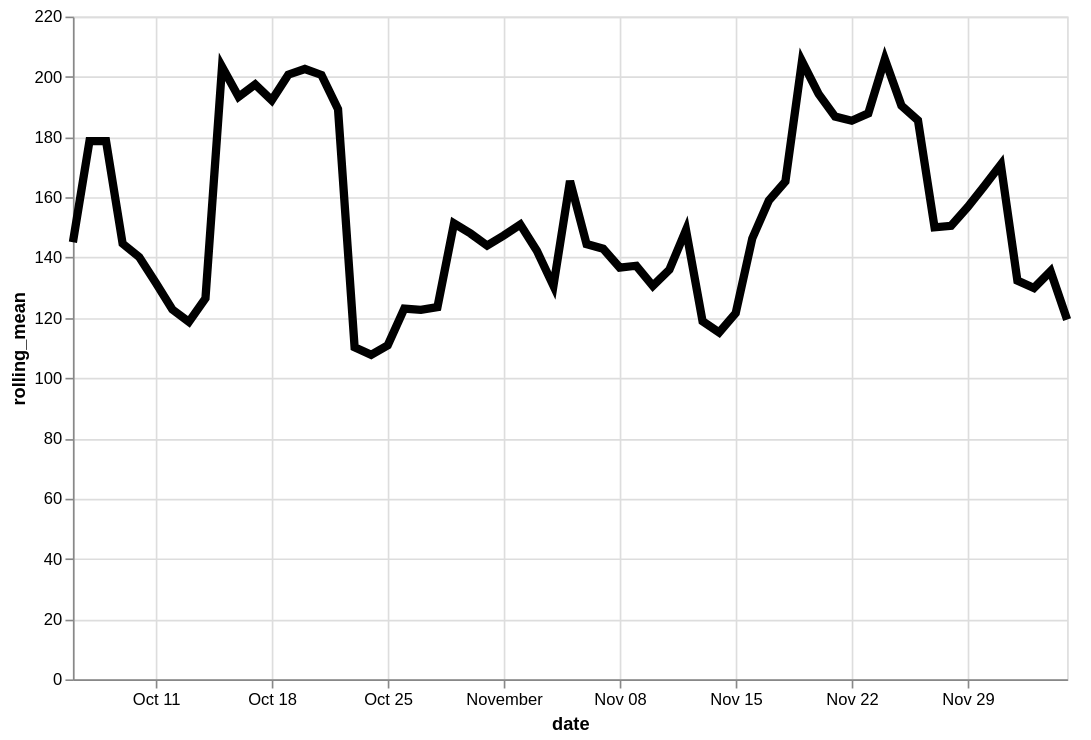

Specify this chart in Vega-Lite:
### Vega-Lite specification from a JSON file in a GitHub repository (floating-point values rounded to 4 significant figures)
{"config": {"view": {"continuousWidth": 400, "continuousHeight": 300}}, "data": {"name": "data-33dfe8dae031380b4d0813809fd8dc37"}, "mark": {"type": "line", "color": "black", "size": 5}, "encoding": {"x": {"type": "temporal", "field": "date"}, "y": {"type": "quantitative", "field": "rolling_mean"}}, "height": 400, "transform": [{"window": [{"op": "mean", "field": "logavg", "as": "rolling_mean"}], "frame": [-7, 0]}], "width": 600, "$schema": "https://vega.github.io/schema/vega-lite/v4.8.1.json", "datasets": {"data-33dfe8dae031380b4d0813809fd8dc37": [{"date": "2020-10-06", "logavg": 145.1}, {"date": "2020-10-07", "logavg": 212.2}, {"date": "2020-10-08", "logavg": 178.7}, {"date": "2020-10-09", "logavg": 42.5}, {"date": "2020-10-10", "logavg": 122.5}, {"date": "2020-10-11", "logavg": 88.89}, {"date": "2020-10-12", "logavg": 69.58}, {"date": "2020-10-13", "logavg": 90.0}, {"date": "2020-10-14", "logavg": 207.4}, {"date": "2020-10-15", "logavg": 827.0}, {"date": "2020-10-16", "logavg": 99.0}, {"date": "2020-10-17", "logavg": 75.33}, {"date": "2020-10-18", "logavg": 80.28}, {"date": "2020-10-19", "logavg": 157.1}, {"date": "2020-10-20", "logavg": 84.65}, {"date": "2020-10-21", "logavg": 74.21}, {"date": "2020-10-22", "logavg": 116.5}, {"date": "2020-10-23", "logavg": 195.1}, {"date": "2020-10-24", "logavg": 78.76}, {"date": "2020-10-25", "logavg": 100.6}, {"date": "2020-10-26", "logavg": 177.7}, {"date": "2020-10-27", "logavg": 153.7}, {"date": "2020-10-28", "logavg": 92.07}, {"date": "2020-10-29", "logavg": 296.3}, {"date": "2020-10-30", "logavg": 89.66}, {"date": "2020-10-31", "logavg": 163.2}, {"date": "2020-11-01", "logavg": 105.2}, {"date": "2020-11-02", "logavg": 129.7}, {"date": "2020-11-03", "logavg": 108.0}, {"date": "2020-11-04", "logavg": 60.57}, {"date": "2020-11-05", "logavg": 370.8}, {"date": "2020-11-06", "logavg": 128.8}, {"date": "2020-11-07", "logavg": 77.28}, {"date": "2020-11-08", "logavg": 113.1}, {"date": "2020-11-09", "logavg": 110.1}, {"date": "2020-11-10", "logavg": 76.53}, {"date": "2020-11-11", "logavg": 150.8}, {"date": "2020-11-12", "logavg": 166.0}, {"date": "2020-11-13", "logavg": 128.5}, {"date": "2020-11-14", "logavg": 98.99}, {"date": "2020-11-15", "logavg": 128.4}, {"date": "2020-11-16", "logavg": 311.6}, {"date": "2020-11-17", "logavg": 210.8}, {"date": "2020-11-18", "logavg": 127.4}, {"date": "2020-11-19", "logavg": 469.7}, {"date": "2020-11-20", "logavg": 79.4}, {"date": "2020-11-21", "logavg": 68.17}, {"date": "2020-11-22", "logavg": 88.12}, {"date": "2020-11-23", "logavg": 147.7}, {"date": "2020-11-24", "logavg": 455.7}, {"date": "2020-11-25", "logavg": 87.71}, {"date": "2020-11-26", "logavg": 87.94}, {"date": "2020-11-27", "logavg": 185.8}, {"date": "2020-11-28", "logavg": 83.42}, {"date": "2020-11-29", "logavg": 118.0}, {"date": "2020-11-30", "logavg": 143.3}, {"date": "2020-12-01", "logavg": 205.3}, {"date": "2020-12-02", "logavg": 147.5}, {"date": "2020-12-03", "logavg": 68.06}, {"date": "2020-12-04", "logavg": 132.4}, {"date": "2020-12-05", "logavg": 57.27}]}}
